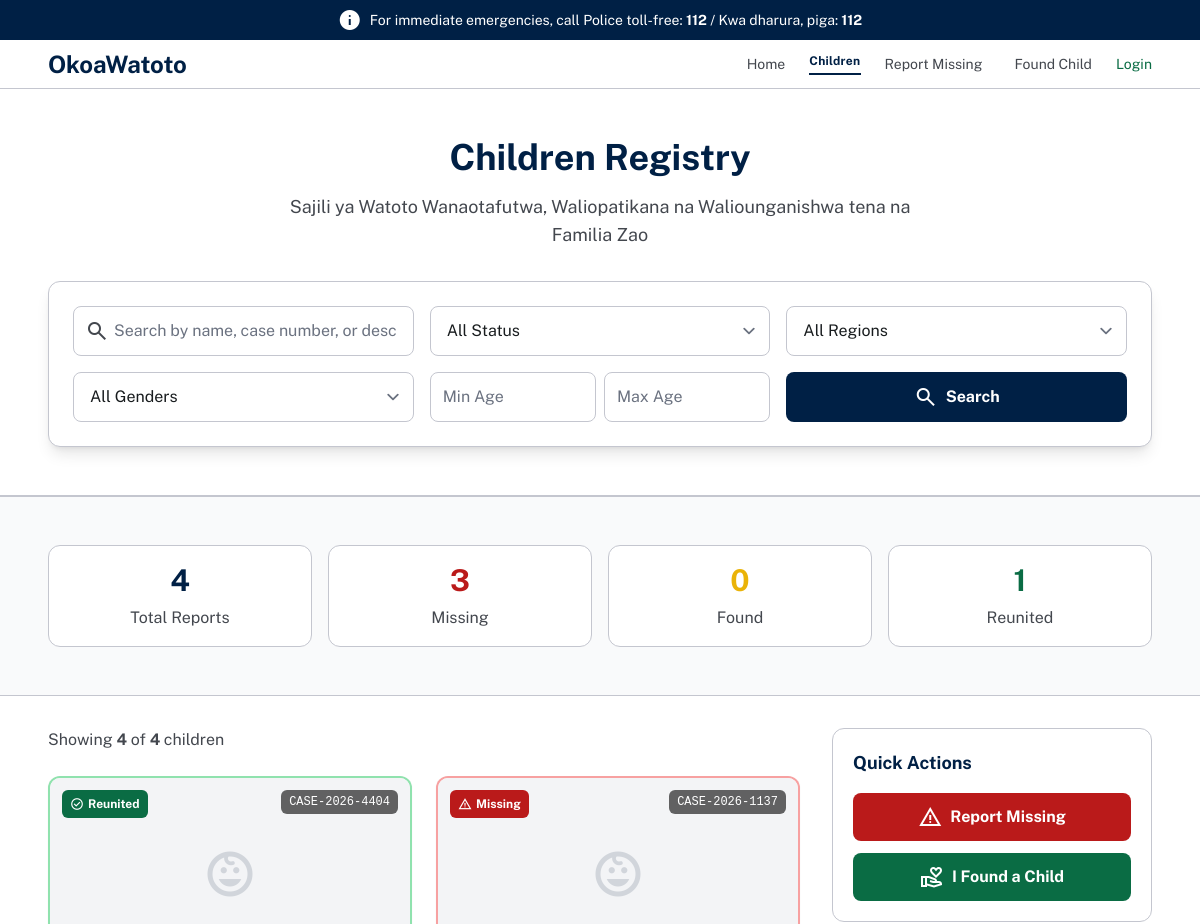
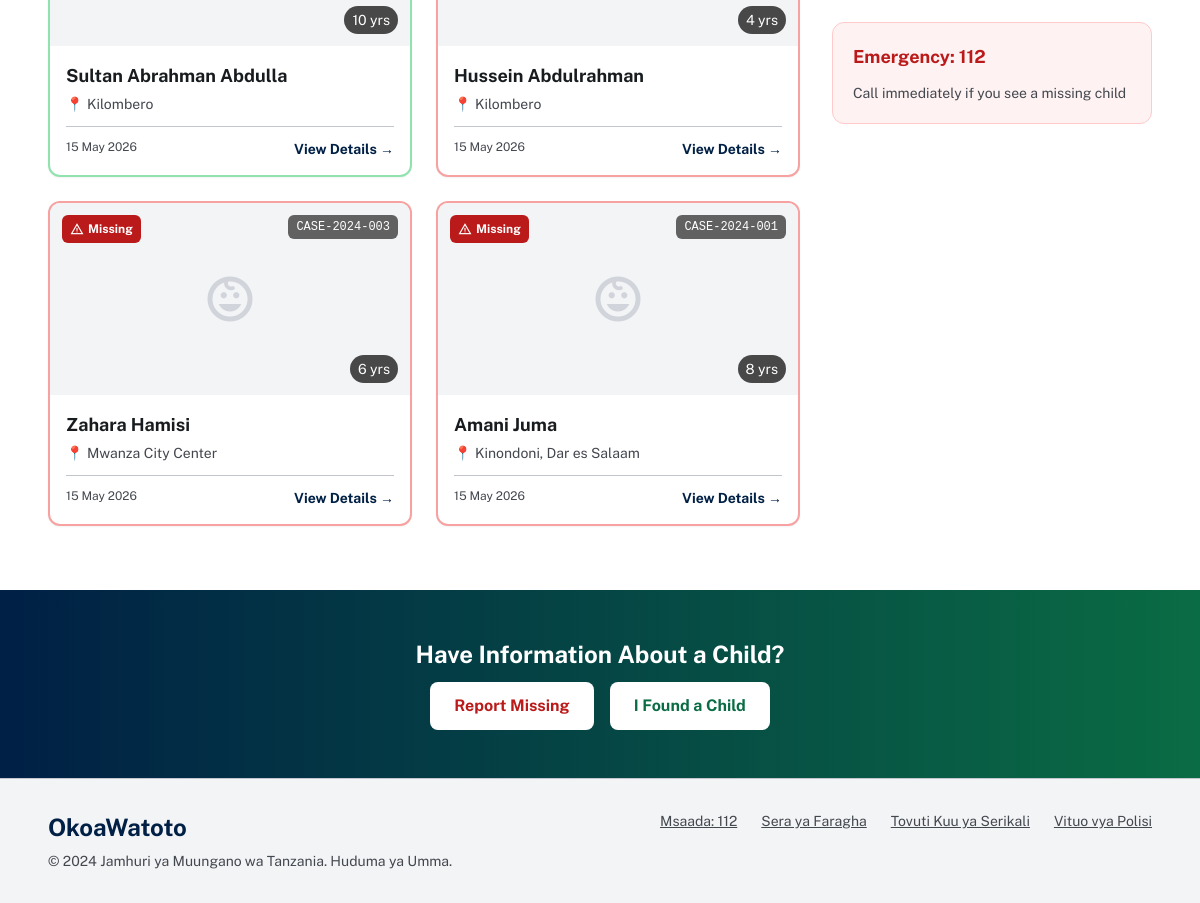
/children.php, run on the app's committed database (2 pictures, top to bottom).
### tables this page shows
CREATE TABLE `children_reports` (
  `id` int(11) NOT NULL,
  `case_number` varchar(50) NOT NULL,
  `child_name` varchar(100) DEFAULT NULL,
  `age` int(11) DEFAULT NULL,
  `gender` enum('Male','Female','Other') DEFAULT NULL,
  `description` text DEFAULT NULL,
  `clothing` text DEFAULT NULL,
  `health_status` enum('Safe','Injured','In Danger','Unknown') DEFAULT 'Unknown',
  `status` enum('Missing','Found','Reunited') DEFAULT 'Missing',
  `last_seen_location` varchar(255) DEFAULT NULL,
  `region_id` int(11) DEFAULT NULL,
  `district_id` int(11) DEFAULT NULL,
  `ward_id` int(11) DEFAULT NULL,
  `last_seen_date` datetime DEFAULT NULL,
  `specific_address` text DEFAULT NULL,
  `latitude` decimal(10,8) DEFAULT NULL,
  `longitude` decimal(11,8) DEFAULT NULL,
  `photo` varchar(255) DEFAULT NULL,
  `additional_photos` text DEFAULT NULL,
  `reporter_name` varchar(100) DEFAULT NULL,
  `reporter_phone` varchar(20) DEFAULT NULL,
  `reporter_email` varchar(100) DEFAULT NULL,
  `reporter_type` enum('Parent','Police','Witness','Other','Relative','Teacher') DEFAULT NULL,
  `reporter_id` int(11) DEFAULT NULL,
  `police_station_id` int(11) DEFAULT NULL,
  `investigating_officer` varchar(100) DEFAULT NULL,
  `officer_badge` varchar(50) DEFAULT NULL,
  `case_priority` enum('High','Medium','Low') DEFAULT 'Medium',
  `created_at` timestamp NOT NULL DEFAULT current_timestamp(),
  `updated_at` timestamp NOT NULL DEFAULT current_timestamp() ON UPDATE current_timestamp()
);

### children.php (the view, shortened to what this page needs)
<?php
require_once 'config/database.php';
require_once 'includes/header.php';
$status_filter = $_GET['status'] ?? 'all';
$search_query = $_GET['search'] ?? '';
$age_min = $_GET['age_min'] ?? '';
$age_max = $_GET['age_max'] ?? '';
$page = isset($_GET['page']) ? (int)$_GET['page'] : 1;
$per_page = 12;
$offset = ($page - 1) * $per_page;
$count_sql = "SELECT COUNT(*) as total FROM children_reports WHERE 1=1";
$data_sql = "SELECT * FROM children_reports WHERE 1=1";
$params = [];
$stmt = $pdo->prepare($count_sql);
$stmt->execute($params);
$total_records = $stmt->fetch()['total'];
$data_sql .= " ORDER BY created_at DESC LIMIT " . (int)$per_page . " OFFSET " . (int)$offset;
$stmt = $pdo->prepare($data_sql);
$stmt->execute($params);
$children = $stmt->fetchAll();
$stats_sql = "SELECT
    COUNT(*) as total,
    SUM(CASE WHEN status = 'Missing' THEN 1 ELSE 0 END) as missing,
    SUM(CASE WHEN status = 'Found' THEN 1 ELSE 0 END) as found,
    SUM(CASE WHEN status = 'Reunited' THEN 1 ELSE 0 END) as reunited
    FROM children_reports";
$stats = $pdo->query($stats_sql)->fetch();
?>
<section class="relative w-full bg-white py-12 px-4 md:px-12 border-b border-[#c4c6cf]">
    <div class="max-w-6xl mx-auto">
        <div class="text-center mb-8">
            <h1 class="text-3xl md:text-4xl font-bold text-[#002045] mb-4">Children Registry</h1>
            <p class="text-lg text-[#43474e] max-w-2xl mx-auto">
                Sajili ya Watoto Wanaotafutwa, Waliopatikana na Waliounganishwa tena na Familia Zao
            </p>
        </div>
        <form method="GET" action="" class="bg-white rounded-xl shadow-lg p-6 border border-[#c4c6cf]">
            <div class="grid grid-cols-1 md:grid-cols-3 gap-4 mb-4">
                <div class="relative">
                    <span class="material-symbols-outlined absolute left-3 top-1/2 -translate-y-1/2 text-[#43474e]">search</span>
                    <input type="text" name="search" value="<?php echo htmlspecialchars($search_query); ?>"
                           placeholder="Search by name, case number, or description..."
                           class="w-full pl-10 pr-4 py-3 border border-[#c4c6cf] rounded-lg focus:border-[#002045] focus:ring-2 focus:ring-[#002045]/20 bg-white">
                </div>
                <select name="status" class="px-4 py-3 border border-[#c4c6cf] rounded-lg focus:border-[#002045] bg-white">
                    <option value="all" <?php echo $status_filter == 'all' ? 'selected' : ''; ?>>All Status</option>
                </select>
                <select name="region" class="px-4 py-3 border border-[#c4c6cf] rounded-lg focus:border-[#002045] bg-white">
                    <option value="">All Regions</option>
                </select>
            </div>
            <div class="grid grid-cols-1 md:grid-cols-3 gap-4">
                <select name="gender" class="px-4 py-3 border border-[#c4c6cf] rounded-lg focus:border-[#002045] bg-white">
                    <option value="">All Genders</option>
                </select>
                <div class="flex gap-2">
                    <input type="number" name="age_min" value="<?php echo htmlspecialchars($age_min); ?>"
                           placeholder="Min Age" class="w-1/2 px-3 py-3 border border-[#c4c6cf] rounded-lg focus:border-[#002045] bg-white">
                    <input type="number" name="age_max" value="<?php echo htmlspecialchars($age_max); ?>"
                           placeholder="Max Age" class="w-1/2 px-3 py-3 border border-[#c4c6cf] rounded-lg focus:border-[#002045] bg-white">
                </div>
                <div class="flex gap-2">
                    <button type="submit" class="flex-1 bg-[#002045] text-white px-6 py-3 rounded-lg font-bold hover:bg-blue-900 transition-colors flex items-center justify-center gap-2">
                        <span class="material-symbols-outlined">search</span>
                        Search
                    </button>
                </div>
            </div>
        </form>
    </div>
</section>
<section class="py-12 px-4 md:px-12 border-y border-[#c4c6cf] bg-gray-50">
    <div class="max-w-6xl mx-auto">
        <div class="grid grid-cols-2 md:grid-cols-4 gap-4 text-center">
            <div class="p-4 rounded-xl bg-white border border-[#c4c6cf]">
                <div class="text-3xl font-bold text-[#002045] mb-2"><?php echo number_format($stats['total']); ?></div>
                <div class="text-[#43474e]">Total Reports</div>
            </div>
            <div class="p-4 rounded-xl bg-white border border-[#c4c6cf]">
                <div class="text-3xl font-bold text-[#ba1a1a] mb-2"><?php echo number_format($stats['missing']); ?></div>
                <div class="text-[#43474e]">Missing</div>
            </div>
            <div class="p-4 rounded-xl bg-white border border-[#c4c6cf]">
                <div class="text-3xl font-bold text-[#eab308] mb-2"><?php echo number_format($stats['found']); ?></div>
                <div class="text-[#43474e]">Found</div>
            </div>
            <div class="p-4 rounded-xl bg-white border border-[#c4c6cf]">
                <div class="text-3xl font-bold text-[#0a6c44] mb-2"><?php echo number_format($stats['reunited']); ?></div>
                <div class="text-[#43474e]">Reunited</div>
            </div>
        </div>
    </div>
</section>
<div class="max-w-7xl mx-auto px-4 md:px-12 py-8">
    <div class="flex flex-col lg:flex-row gap-8">
        <div class="flex-1">
            <div class="flex justify-between items-center mb-6">
                <p class="text-[#43474e]">
                    Showing <span class="font-bold"><?php echo count($children); ?></span> of
                    <span class="font-bold"><?php echo number_format($total_records); ?></span> children
                </p>
            </div>
            <?php if(empty($children)): ?>
            <div class="text-center py-16 bg-white rounded-xl border border-[#c4c6cf]">
                <span class="material-symbols-outlined text-6xl text-gray-400 mb-4">child_care</span>
                <h3 class="text-xl font-bold text-[#181c1e] mb-2">No children found</h3>
                <p class="text-[#43474e] mb-4">Try adjusting your search or filter criteria</p>
                <a href="children.php" class="inline-flex items-center gap-2 text-[#002045] font-bold hover:underline">
                    <span class="material-symbols-outlined">refresh</span>
                    Reset all filters
                </a>
            </div>
            <?php else: ?>
            <div class="grid grid-cols-1 md:grid-cols-2 xl:grid-cols-3 gap-6">
                <?php foreach($children as $child): ?>
                <div class="bg-white border-2 <?php echo match($child['status']) {
                    'Missing' => 'border-red-500/50',
                    'Found' => 'border-yellow-500/50',
                    'Reunited' => 'border-green-500/50',
                    default => 'border-[#c4c6cf]'
                }; ?> rounded-xl overflow-hidden shadow-sm hover:shadow-md transition-all relative">
                    <div class="absolute top-3 left-3 z-10">
                        <span class="<?php echo match($child['status']) {
                            'Missing' => 'bg-[#ba1a1a] text-white',
                            'Found' => 'bg-[#eab308] text-white',
                            'Reunited' => 'bg-[#0a6c44] text-white',
                            default => 'bg-gray-500 text-white'
                        }; ?> text-xs font-bold px-2 py-1 rounded-md flex items-center gap-1">
                            <span class="material-symbols-outlined text-sm">
                            </span>
                            <?php echo $child['status']; ?>
                        </span>
                    </div>
                    <div class="absolute top-3 right-3 z-10 bg-black/60 text-white text-xs px-2 py-1 rounded-md font-mono">
                        <?php echo htmlspecialchars($child['case_number']); ?>
                    </div>
                    <div class="h-48 w-full bg-gray-100 overflow-hidden relative">
                        <?php if(!empty($child['photo']) && file_exists('assets/uploads/' . $child['photo'])): ?>
                            <img src="assets/uploads/<?php echo $child['photo']; ?>" class="w-full h-full object-cover">
                        <?php else: ?>
                            <div class="w-full h-full flex flex-col items-center justify-center">
                                <span class="material-symbols-outlined text-6xl text-gray-300">child_care</span>
                            </div>
                        <?php endif; ?>
                        <div class="absolute bottom-3 right-3 bg-black/70 text-white text-sm px-2 py-1 rounded-full">
                            <?php echo $child['age'] ?? '?'; ?> yrs
                        </div>
                    </div>
                    <div class="p-4">
                        <h3 class="font-bold text-lg text-[#181c1e] mb-1"><?php echo htmlspecialchars($child['child_name'] ?? 'Unknown'); ?></h3>
                        <div class="text-sm text-[#43474e] mb-3">📍 <?php echo htmlspecialchars($child['last_seen_location'] ?? 'Unknown'); ?></div>
                        <div class="mt-3 pt-3 border-t border-[#c4c6cf] flex justify-between">
                            <span class="text-xs text-[#43474e]"><?php echo date('d M Y', strtotime($child['created_at'])); ?></span>
                            <a href="child-details.php?id=<?php echo $child['id']; ?>&type=missing" class="text-[#002045] font-bold text-sm">View Details →</a>
                        </div>
                    </div>
                </div>
                <?php endforeach; ?>
            </div>
            <?php endif; ?>
        </div>
        <div class="lg:w-80 space-y-6">
            <div class="bg-white rounded-xl border border-[#c4c6cf] p-5">
                <h3 class="font-bold text-lg text-[#002045] mb-4">Quick Actions</h3>
                <div class="space-y-3">
                    <a href="report-missing.php" class="w-full bg-[#ba1a1a] text-white px-4 py-3 rounded-lg font-bold hover:bg-red-700 flex items-center justify-center gap-2">
                        <span class="material-symbols-outlined">warning</span> Report Missing
                    </a>
                    <a href="report-found.php" class="w-full bg-[#0a6c44] text-white px-4 py-3 rounded-lg font-bold hover:bg-green-700 flex items-center justify-center gap-2">
                        <span class="material-symbols-outlined">volunteer_activism</span> I Found a Child
                    </a>
                </div>
            </div>
            <div class="bg-red-50 rounded-xl border border-red-200 p-5">
                <h3 class="font-bold text-lg text-[#ba1a1a] mb-3">Emergency: 112</h3>
                <p class="text-sm text-[#43474e]">Call immediately if you see a missing child</p>
            </div>
        </div>
    </div>
</div>
<section class="py-12 px-4 md:px-12 bg-gradient-to-r from-[#002045] to-[#0a6c44] mt-8">
    <div class="max-w-4xl mx-auto text-center">
        <h2 class="text-2xl font-bold text-white mb-3">Have Information About a Child?</h2>
        <div class="flex flex-col sm:flex-row gap-4 justify-center">
            <a href="report-missing.php" class="bg-white text-[#ba1a1a] px-6 py-3 rounded-lg font-bold">Report Missing</a>
            <a href="report-found.php" class="bg-white text-[#0a6c44] px-6 py-3 rounded-lg font-bold">I Found a Child</a>
        </div>
    </div>
</section>
<?php require_once 'includes/footer.php'; ?>

### includes/header.php (style rules this page uses)
.material-symbols-outlined { font-variation-settings: 'FILL' 0, 'wght' 400, 'GRAD' 0, 'opsz' 24; vertical-align: middle; }
body { font-family: 'Public Sans', sans-serif; }

### data on the page
children_reports: status "Reunited", case_number "CASE-2026-4404", age "10", child_name "Sultan Abrahman Abdulla", last_seen_location "Kilombero", created_at "15 May 2026"
children_reports: status "Missing", case_number "CASE-2026-1137", age "4", child_name "Hussein Abdulrahman", last_seen_location "Kilombero", created_at "15 May 2026"
children_reports: status "Missing", case_number "CASE-2024-003", age "6", child_name "Zahara Hamisi", last_seen_location "Mwanza City Center", created_at "15 May 2026"
children_reports: status "Missing", case_number "CASE-2024-001", age "8", child_name "Amani Juma", last_seen_location "Kinondoni, Dar es Salaam", created_at "15 May 2026"

### other printed values
$stats['total'] "4"
$stats['missing'] "3"
$stats['found'] "0"
$stats['reunited'] "1"
count($children) "4"
$total_records "4"
